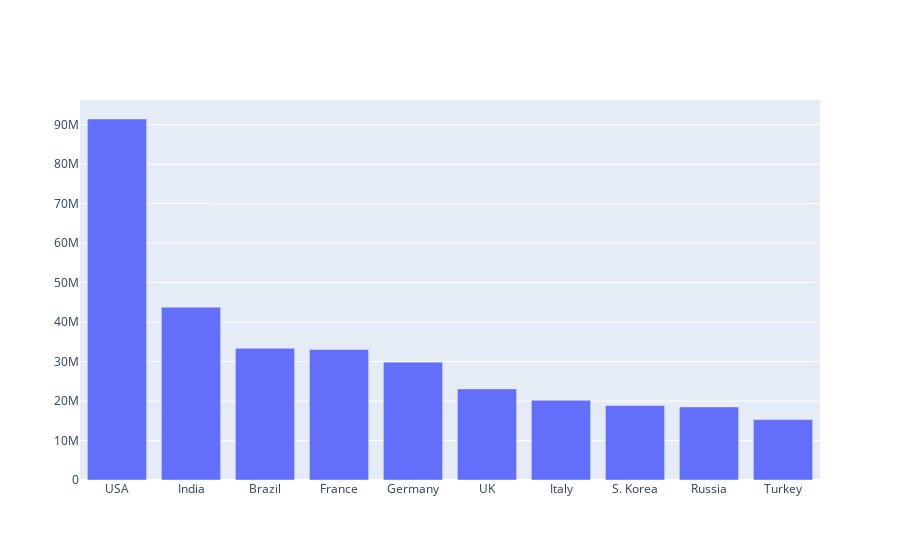

Notebook code for this chart:
### Code cell
fig = go.Figure([go.Bar(x=country, y=cleaned_cases)])
fig.show()

### Figure 1 — Plotly figure (JSON) as saved in the notebook; plotly's stock layout.template omitted (floating-point values rounded to 4 significant figures)
{"data": [{"type": "bar", "x": ["USA", "India", "Brazil", "France", "Germany", "UK", "Italy", "S. Korea", "Russia", "Turkey"], "y": [91429409, 43779265, 33339815, 33034311, 29853680, 23075360, 20177910, 18861593, 18494844, 15297539]}], "layout": {}}
